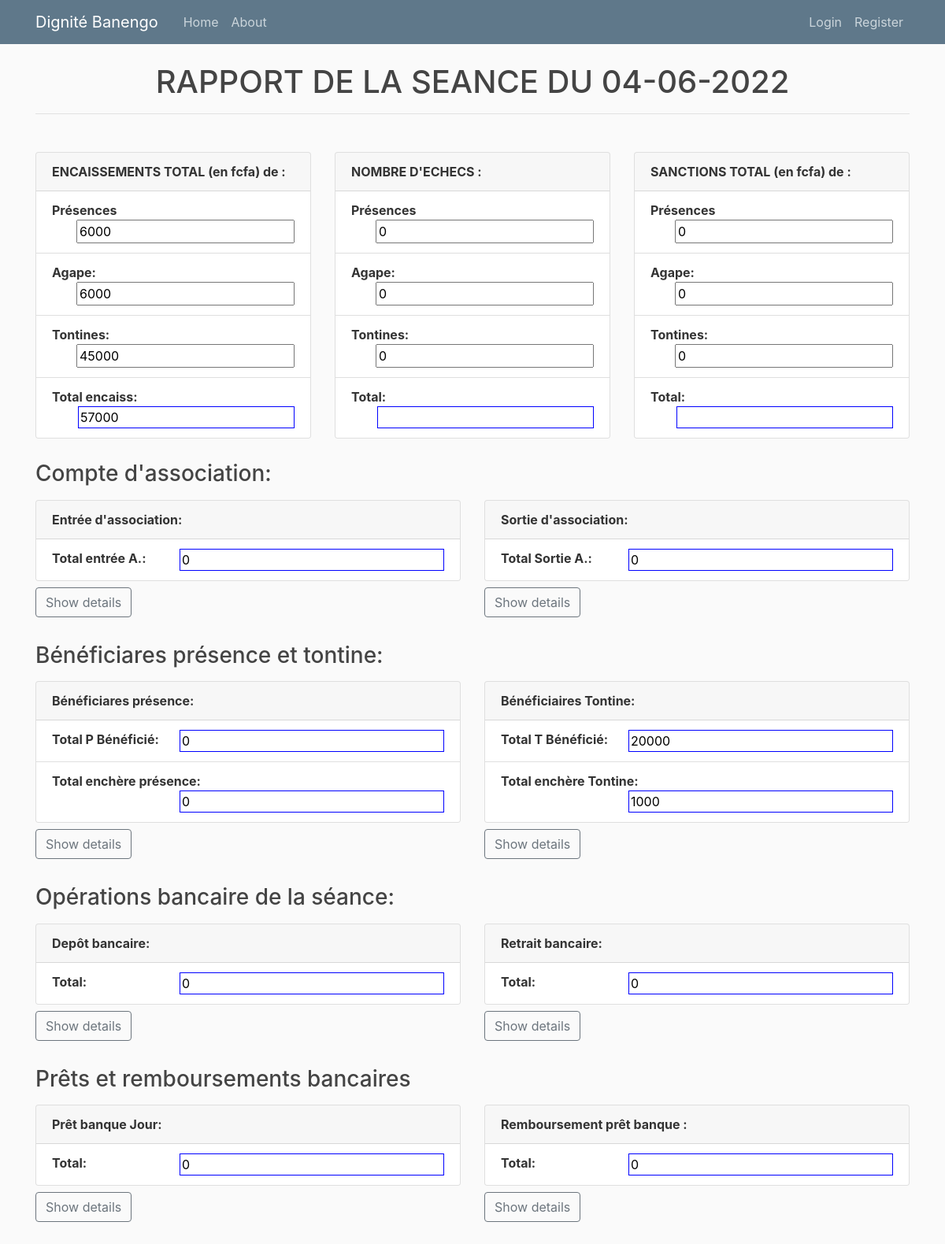
Screenshot of /seance_detail/1/ with the database file from the repository.
### tontine/models.py (models this page shows, shortened)
class Seance(models.Model):
    date_seance = models.DateField(unique=True)
    president_jour = models.ForeignKey(Membre, on_delete=models.SET_NULL, blank=True, null=True)
    exercice_tontine = models.ForeignKey(ExerciceTontine, on_delete=models.CASCADE)
    exercice_presence = models.ForeignKey(ExercicePresence, on_delete=models.CASCADE)
    closed = models.BooleanField(default=False)
    total_presence = models.IntegerField(default=0)
    total_agape = models.IntegerField(default=0)
    total_tontine = models.IntegerField(default=0)
    total_encais = models.IntegerField(default=0)
    nbechec_agape= models.IntegerField(default=0)
    nbechec_presence= models.IntegerField(default=0)
    nbechec_cotisation= models.IntegerField(default=0)
    mtechec_agape= models.IntegerField(default=0)
    mtechec_presence= models.IntegerField(default=0)
    mtechec_cotisation= models.IntegerField(default=0)
    created = models.DateTimeField(auto_now_add=True)
    updated = models.DateTimeField(auto_now=True)
    author= models.ForeignKey(User, on_delete=models.SET_NULL, blank=True, null=True)

### tontine/views.py (the view)
# urls.py: path('seance_detail/<int:id>/', views.seance_detail, name='seance_detail'),
def seance_detail(request, id):
	s=get_object_or_404(Seance, pk=id)
	d = s.date_seance
	benpres = BeneficiairePresence.objects.filter(seance=s)
	total_benpres = sum([m.montant for m in benpres])
	total_enchere_presence = sum([m.enchere for m in benpres])
	bencot = BeneficiaireTontine.objects.filter(seance=s)
	total_bencot = sum([m.montant for m in bencot])
	total_enchere_tontine = sum([m.enchere for m in bencot])
	bank_jour = [b for b in EncaissementBank.objects.all() if b.date.date()==d]
	bank_entree = [be for be in bank_jour if be.operation == 'DEPÔT']
	bank_retrait = [br for br in bank_jour if br.operation == 'RETRAIT']
	total_banke = sum([b.montant for b in bank_entree])
	total_bankr = sum([b.montant for b in bank_retrait])
	cpt_association = [p for p in CompteAssociation.objects.all() if p.date.date()==d]
	entree_cpt_ass = [eca for eca in cpt_association if eca.operation == 'ENTREE']
	total_entree_cpt_ass = sum([p.montant for p in entree_cpt_ass])
	sortie_cpt_ass = [eca for eca in cpt_association if eca.operation == 'SORTIE']
	total_sortie_cpt_ass = sum([p.montant for p in sortie_cpt_ass])
	pret_bank_jour = [p for p in PretBank.objects.all() if p.date_pret.date()==d]
	total_pret = sum([p.montant for p in pret_bank_jour])
	remb_pret_jour = [p for p in RemboursementPretBank.objects.all() if p.date_remboursement.date()==d]
	total_remb = sum([r.montant for r in remb_pret_jour])
	context = {'s': s, 'date': d, 'bank_entree': bank_entree, 'bank_retrait': bank_retrait,
				'benpres': benpres,
				'total_benpres': total_benpres,
				'total_enchere_presence': total_enchere_presence,
				'bencot': bencot,
				'total_bencot': total_bencot,
				'total_enchere_tontine': total_enchere_tontine,
				 'pret_bank_jour':pret_bank_jour,
				 'remb_pret_jour': remb_pret_jour,
				 'total_banke': total_banke,
				 'total_bankr': total_bankr,
				 'total_remb': total_remb,
				 'total_pret': total_pret,
				 'entree_cpt_ass': entree_cpt_ass,
				 'sortie_cpt_ass': sortie_cpt_ass,
				 'total_entree_cpt_ass': total_entree_cpt_ass,
				 'total_sortie_cpt_ass': total_sortie_cpt_ass}
	return render(request, 'tontine/seance_detail.html', context)

### tontine/templates/tontine/seance_detail.html (shortened to what this page needs)
{% extends "tontine/base.html" %}
{% load crispy_forms_tags %}
{% load custom_tag %}
{% block content %}
<h1 style="text-align: center;">RAPPORT DE LA SEANCE DU {{s.date_seance|date:"d-m-Y"}}</h1>
<hr>
    <br>
    <div class="row">
        <div class="col-lg-4 mt-2 mb-1">
            <div class="card" style="width: 100%;">
                <div class="card-header">
                    <span style="font-weight: bold;">ENCAISSEMENTS TOTAL (en fcfa) de :</span>
                </div>
                <ul class="list-group list-group-flush">
                    <li class="list-group-item">
                        <span style="font-weight: bolder;">Présences</span>
                        <input type="text" value="{{s.total_presence}}" size="22" style="float: right;" readonly>
                    </li>
                    <li class="list-group-item">
                        <span style="font-weight: bolder;">Agape: </span>
                        <input type="text" value="{{s.total_agape}} " size="22" style="float: right;" readonly>
                    </li>
                    <li class="list-group-item">
                        <span style="font-weight: bolder;">Tontines: </span>
                        <input type="text" value="{{s.total_tontine}}" size="22" style="float: right;" readonly>
                    </li>
                    <li class="list-group-item">
                        <span style="font-weight: bolder;">Total encaiss:</span>
                        <input type="text" value="{{s.total_encais}}" size="22" style="border: 1px solid blue; float: right;" readonly>
                    </li>
                </ul>
            </div>
        </div>
        <div class="col-lg-4 mt-2 mb-1">
            <div class="card" style="width: 100%;">
                <div class="card-header">
                    <span style="font-weight: bold;">NOMBRE D'ECHECS :</span>
                </div>
                <ul class="list-group list-group-flush">
                    <li class="list-group-item">
                        <span style="font-weight: bolder;">Présences</span>
                        <input type="text" value="{{s.nbechec_presence}}" size="22" style="float: right;" readonly>
                    </li>
                    <li class="list-group-item">
                        <span style="font-weight: bolder;">Agape: </span>
                        <input type="text" value="{{s.nbechec_agape}} " size="22" style="float: right;" readonly>
                    </li>
                    <li class="list-group-item">
                        <span style="font-weight: bolder;">Tontines: </span>
                        <input type="text" value="{{s.nbechec_cotisation}}" size="22" style="float: right;" readonly>
                    </li>
                    <li class="list-group-item">
                        <span style="font-weight: bolder;">Total:</span>
                        <input type="text" value="" size="22" style="border: 1px solid blue; float: right;" readonly>
                    </li>
                </ul>
            </div>
        </div>
        <div class="col-lg-4 mt-2 mb-1">
            <div class="card" style="width: 100%;">
                <div class="card-header">
                    <span style="font-weight: bold;">SANCTIONS TOTAL (en fcfa) de :</span>
                </div>
                <ul class="list-group list-group-flush">
                    <li class="list-group-item">
                        <span style="font-weight: bolder;">Présences</span>
                        <input type="text" value="{{s.mtechec_presence}}" size="22" style="float: right;" readonly>
                    </li>
                    <li class="list-group-item">
                        <span style="font-weight: bolder;">Agape: </span>
                        <input type="text" value="{{s.mtechec_agape}} " size="22" style="float: right;" readonly>
                    </li>
                    <li class="list-group-item">
                        <span style="font-weight: bolder;">Tontines: </span>
                        <input type="text" value="{{s.mtechec_cotisation}}" size="22" style="float: right;" readonly>
                    </li>
                    <li class="list-group-item">
                        <span style="font-weight: bolder;">Total:</span>
                        <input type="text" value="" size="22" style="border: 1px solid blue; float: right;" readonly>
                    </li>
                </ul>
            </div>
        </div>
    </div>
    <br>
    <h3>Compte d'association:</h3>
    <div class="row">
        <div class="col-lg-6 mt-2 mb-1">
            <div class="card" style="width: 100%;">
                <div class="card-header">
                    <span style="font-weight: bold;">Entrée d'association:</span>
                </div>
                <ul class="list-group list-group-flush">
                    <li class="list-group-item">
                        <span style="font-weight: bolder;">Total entrée A.:</span>
                        <input type="text" value="{{total_entree_cpt_ass}}" size="28" style="border: 1px solid blue; float: right;" readonly>
                    </li>
                </ul>
            </div>
          	<button id="bn7" onclick="checking7()" class="btn btn-outline-secondary mt-2 mb-1">Show details</button>
	        <br>
        </div>
        <div class="col-lg-6 mt-2 mb-1">
            <div class="card" style="width: 100%;">
                <div class="card-header">
                    <span style="font-weight: bold;">Sortie d'association:</span>
                </div>
                <ul class="list-group list-group-flush">
                    <li class="list-group-item">
                        <span style="font-weight: bolder;">Total Sortie A.:</span>
                        <input type="text" value="{{total_sortie_cpt_ass}}" size="28" style="border: 1px solid blue; float: right;" readonly>
                    </li>
                </ul>
            </div>
          	<button id="bn8" onclick="checking8()" class="btn btn-outline-secondary mt-2 mb-1">Show details</button>
	        <br>
        </div>
    </div>
    <br>
    <h3>Bénéficiares présence et tontine:</h3>
    <div class="row">
        <div class="col-lg-6 mt-2 mb-1">
            <div class="card" style="width: 100%;">
                <div class="card-header">
                    <span style="font-weight: bold;">Bénéficiares présence:</span>
                </div>
                <ul class="list-group list-group-flush">
                    <li class="list-group-item">
                        <span style="font-weight: bolder;">Total P Bénéficié:</span>
                        <input type="text" value="{{total_benpres}}" size="28" style="border: 1px solid blue; float: right;" readonly>
                    </li>
                    <li class="list-group-item">
                        <span style="font-weight: bolder;">Total enchère présence:</span>
                        <input type="text" value="{{total_enchere_presence}}" size="28" style="border: 1px solid blue; float: right;" readonly>
                    </li>
                </ul>
            </div>
          	<button id="bn5" onclick="checking5()" class="btn btn-outline-secondary mt-2 mb-1">Show details</button>
	        <br>
        </div>
        <div class="col-lg-6 mt-2 mb-1">
            <div class="card" style="width: 100%;">
                <div class="card-header">
                    <span style="font-weight: bold;">Bénéficiaires Tontine:</span>
                </div>
                <ul class="list-group list-group-flush">
                    <li class="list-group-item">
                        <span style="font-weight: bolder;">Total T Bénéficié:</span>
                        <input type="text" value="{{total_bencot}}" size="28" style="border: 1px solid blue; float: right;" readonly>
                    </li>
                   	<li class="list-group-item">
                        <span style="font-weight: bolder;">Total enchère Tontine:</span>
                        <input type="text" value="{{total_enchere_tontine}}" size="28" style="border: 1px solid blue; float: right;" readonly>
                    </li>
                </ul>
            </div>
          	<button id="bn6" onclick="checking6()" class="btn btn-outline-secondary mt-2 mb-1">Show details</button>
	        <br>
        </div>
    </div>
    <br>
    <h3>Opérations bancaire de la séance:</h3>
    <div class="row">
        <div class="col-lg-6 mt-2 mb-1">
            <div class="card" style="width: 100%;">
                <div class="card-header">
                    <span style="font-weight: bold;">Depôt bancaire:</span>
                </div>
                <ul class="list-group list-group-flush">
                    <li class="list-group-item">
                        <span style="font-weight: bolder;">Total:</span>
                        <input type="text" value="{{total_banke}}" size="28" style="border: 1px solid blue; float: right;" readonly>
                    </li>
                </ul>
            </div>
          	<button id="bn" onclick="checking()" class="btn btn-outline-secondary mt-2 mb-1">Show details</button>
	        <br>
        </div>
        <div class="col-lg-6 mt-2 mb-1">
            <div class="card" style="width: 100%;">
                <div class="card-header">
                    <span style="font-weight: bold;">Retrait bancaire:</span>
                </div>
                <ul class="list-group list-group-flush">
                    <li class="list-group-item">
                        <span style="font-weight: bolder;">Total:</span>
                        <input type="text" value="{{total_bankr}}" size="28" style="border: 1px solid blue; float: right;" readonly>
                    </li>
                </ul>
            </div>
          	<button id="bn2" onclick="checking2()" class="btn btn-outline-secondary mt-2 mb-1">Show details</button>
	        <br>
        </div>
    </div>
    <br>
        	<h3>Prêts et remboursements bancaires</h3>
    <div class="row">
        <div class="col-lg-6 mt-2 mb-1">
            <div class="card" style="width: 100%;">
                <div class="card-header">
                    <span style="font-weight: bold;">Prêt banque Jour:</span>
                </div>
                <ul class="list-group list-group-flush">
                    <li class="list-group-item">
                        <span style="font-weight: bolder;">Total:</span>
                        <input type="text" value="{{total_pret}}" size="28" style="border: 1px solid blue; float: right;" readonly>
                    </li>
                </ul>
            </div>
            <button id="bn3" onclick="checking3()" class="btn btn-outline-secondary mt-2 mb-1">Show details</button>
	        <br>
        </div>
        <div class="col-lg-6 mt-2 mb-1">
            <div class="card" style="width: 100%;">
                <div class="card-header">
                    <span style="font-weight: bold;">Remboursement prêt banque :</span>
                </div>
                <ul class="list-group list-group-flush">
                    <li class="list-group-item">
                        <span style="font-weight: bolder;">Total:</span>
                        <input type="text" value="{{total_remb}}" size="28" style="border: 1px solid blue; float: right;" readonly>
                    </li>
                </ul>
            </div>
            <button id="bn4" onclick="checking4()" class="btn btn-outline-secondary mt-2 mb-1">Show details</button>
	        <br>
        </div>
    </div>
{% endblock %}

### static/css/main.css (style rules this page uses)
body { background: #fafafa; color: #333333; margin-top: 5rem; }
h1, h2, h3, h4, h5, h6 { color: #444444; }
ul { margin: 0; }

### rows the page displays
Seance: date_seance "04-06-2022", total_presence "6000", total_agape "6000", total_tontine "45000", total_encais "57000", nbechec_presence "0", nbechec_agape "0", nbechec_cotisation "0", mtechec_presence "0", mtechec_agape "0", mtechec_cotisation "0"
